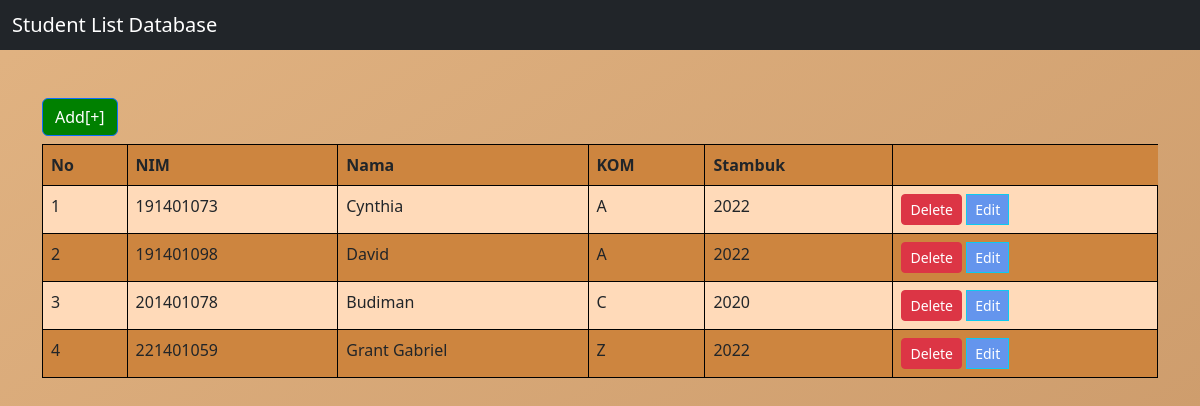
The page / on the database its author committed.
### tables this page shows
CREATE TABLE `mahasiswa` (
  `nim` varchar(255) NOT NULL,
  `nama` varchar(255) DEFAULT NULL,
  `kom` varchar(255) DEFAULT NULL,
  `stambuk` int(11) DEFAULT NULL
);

### index.php (the view, shortened to what this page needs)
<!doctype html>
<html lang="en">
  <head>
    <link href="https://cdn.jsdelivr.net/npm/bootstrap@5.2.3/dist/css/bootstrap.min.css" rel="stylesheet">
    <link rel="stylesheet" href="style.css">
  </head>
  <body>
    <nav class="navbar bg-dark">
        <div class="container-fluid">
            <span class="navbar-brand mb-0 h1 text-white">Student List Database</span>
        </div>
    </nav>
    <div class="container">
        <a href="./tambah.php" class="btn btn-primary mt-5 mb-2">Add[+]</a>
        <div class="">
            <table class="table table-bordered">
                <tr>
                    <th>No</th>
                    <th>NIM</th>
                    <th>Nama</th>
                    <th>KOM</th>
                    <th>Stambuk</th>
                </tr>
                <?php
                    include './koneksi.php';
                    $query = "SELECT * FROM mahasiswa";
                    $exeQuery = mysqli_query($conn, $query);
                    $i = 1;
                    while ($data = mysqli_fetch_assoc($exeQuery)) {
                    ?>
                        <tr>
                            <td><?= $i++ ?></td>
                            <td><?= $data['nim'] ?></td>
                            <td><?= $data['nama'] ?></td>
                            <td><?= $data['kom'] ?></td>
                            <td><?= $data['stambuk'] ?></td>
                            <td>
                                <a onclick="return confirm('Do you really want to delete the data?')" href="hapus.php?nim=<?= $data['nim'] ?>" class="btn btn-danger btn-sm">Delete</a>
                                <a href="edit.php?nim=<?= $data['nim'] ?>" class="btn btn-info btn-sm text-white">Edit</a>
                            </td>
                         </tr>
                    <?php
                    }
                    ?>
            </table>
        </div>
    </div>
  </body>
</html>

### style.css (style rules this page uses)
body { background: linear-gradient(to right bottom, #e1b382, #c89666); width: 100%; min-height:100vh; justify-content: center; align-items: center; }
.btn-info { background-color: cornflowerblue; cursor: pointer; border-radius: 0; }
.btn-primary { background-color: green; }
.table { background-color: #CD853F; border-color: black; }
tr:nth-child(even) { background-color: #FFDAB9; }

### rows shown on the page
mahasiswa: nim "191401073", nama "Cynthia", kom "A", stambuk "2022"
mahasiswa: nim "191401098", nama "David", kom "A", stambuk "2022"
mahasiswa: nim "201401078", nama "Budiman", kom "C", stambuk "2020"
mahasiswa: nim "221401059", nama "Grant Gabriel", kom "Z", stambuk "2022"
